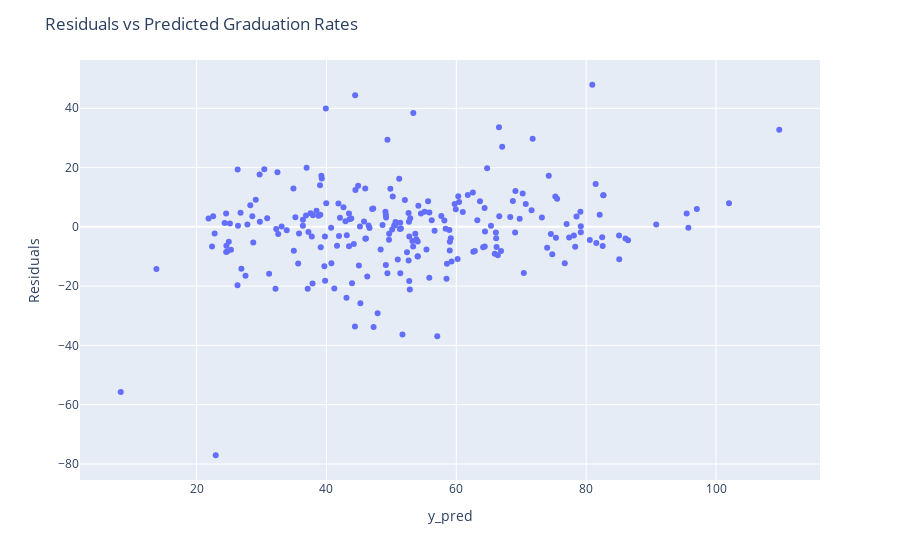

Notebook code for this chart:
### Code cell
residuals = logger.y_pred - logger.y_test
resid_data = {
    'y_pred': logger.y_pred,
    'Residuals':residuals,
}
fig = px.scatter(resid_data, x='y_pred', y='Residuals')
fig.update_layout(title='Residuals vs Predicted Graduation Rates')
fig.show()

### Figure 1 — Plotly figure (JSON) as saved in the notebook; plotly's stock layout.template omitted (floating-point values rounded to 4 significant figures; data arrays with more than 128 entries replaced by an {"elided": "..."} marker saying what was removed)
{"data": [{"hovertemplate": "y_pred=%{x}<br>Residuals=%{y}<extra></extra>", "legendgroup": "", "marker": {"color": "#636efa", "symbol": "circle"}, "mode": "markers", "name": "", "orientation": "v", "showlegend": false, "type": "scatter", "x": {"elided": "232 float values"}, "xaxis": "x", "y": {"elided": "232 float values"}, "yaxis": "y"}], "layout": {"legend": {"tracegroupgap": 0}, "margin": {"t": 60}, "title": {"text": "Residuals vs Predicted Graduation Rates"}, "xaxis": {"anchor": "y", "domain": [0, 1], "title": {"text": "y_pred"}}, "yaxis": {"anchor": "x", "domain": [0, 1], "title": {"text": "Residuals"}}}}
